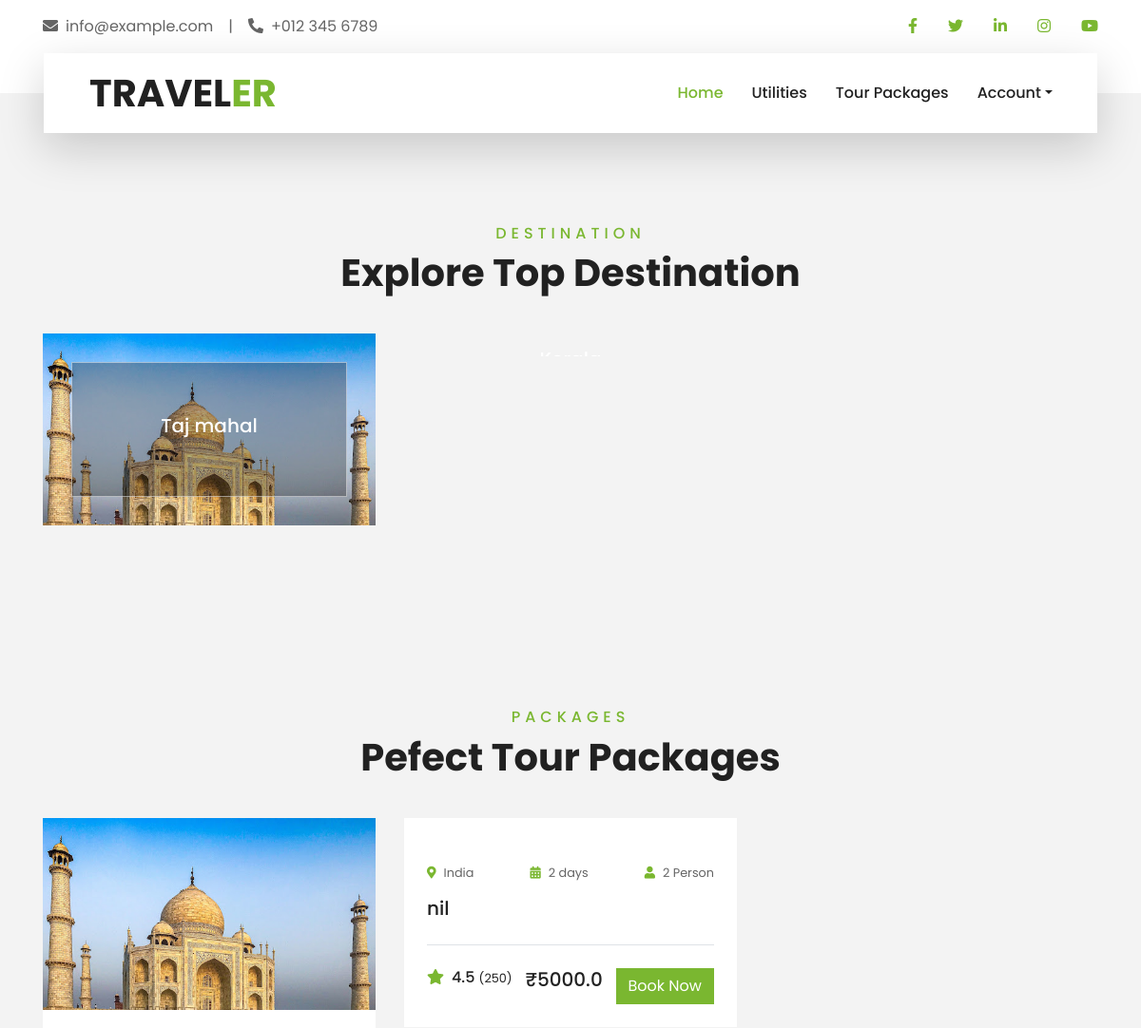
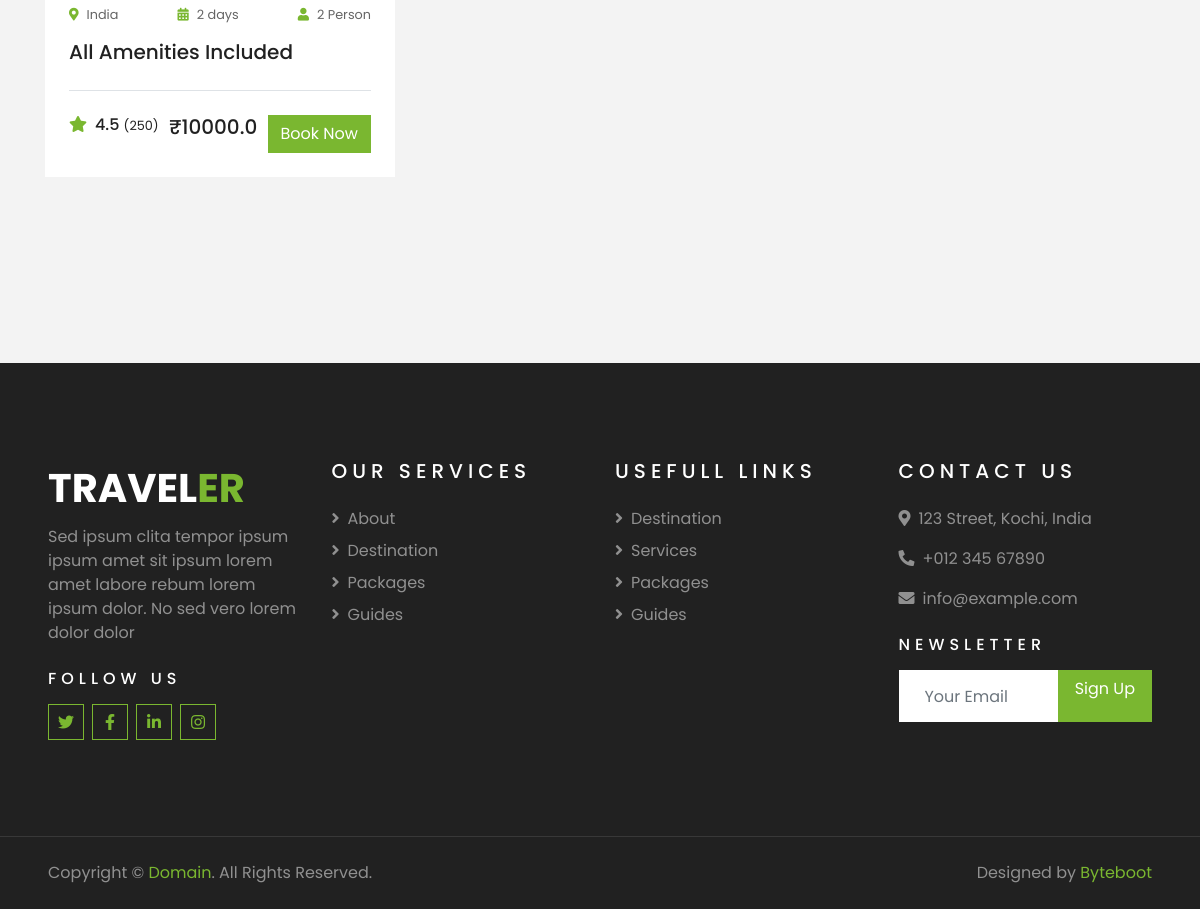
Screenshot of /OnContryClick/1 with the database file from the repository (2 pictures, top to bottom).
### Destinations/models.py (models this page shows, shortened)
class Destination(models.Model):
    destination_name = models.CharField(max_length=255)
    key_words = models.CharField(max_length=255)
    image = models.FileField(upload_to="destination_image")
    place = models.CharField(max_length=255)
    district = models.CharField(max_length=255)
    contry = models.ForeignKey(Contry, on_delete=models.CASCADE)
    date = models.DateField(auto_now_add=True)
    attractions = models.CharField(max_length=1000)
    address = models.TextField(max_length=1000)
    postel_code = models.IntegerField()

class Packages(models.Model):
    destination = models.ForeignKey(Destination, on_delete = models.CASCADE)
    key_words = models.CharField(max_length=255)
    image = models.FileField(upload_to="package_image")
    number_of_days = models.IntegerField()
    number_of_nights = models.IntegerField()
    number_of_persons = models.IntegerField()
    amount = models.FloatField()
    description = models.CharField(max_length=1000)
    raings = models.IntegerField(null=True,blank=True)
    number_of_rators = models.IntegerField(null=True,blank=True)

class Contry(models.Model):
    country_name = models.CharField(max_length=255)
    contry_image = models.FileField(upload_to="Contry_image")
    date = models.DateField(auto_now_add=True)
    def __str__(self):
        return self.country_name

### Home/views.py (the view)
# urls.py: path("OnContryClick/<int:pk>",views.OnContryClick,name="OnContryClick"),
def OnContryClick(request,pk):
    contry = Contry.objects.get(id=pk)
    desti = Destination.objects.filter(contry = contry)
    paki = []
    for i in desti:
        p = Packages.objects.filter(destination = i)
        for j in p:
            paki.append(j)
    context = {
        "desti":desti,
        "paki":paki
    }
    return render(request, "oncontryclick.html",context)

### templates/oncontryclick.html (shortened to what this page needs)
{% extends "index.html" %}
{% block content %}
<div class="container-fluid py-5">
    <div class="container pt-5 pb-3">
        <div class="text-center mb-3 pb-3">
            <h6 class="text-primary text-uppercase" style="letter-spacing: 5px;">Destination</h6>
            <h1>Explore Top Destination</h1>
        </div>
        <div class="row">
            {% for c in desti  %}
                <div class="col-lg-4 col-md-6 mb-4">
                    <div class="destination-item position-relative overflow-hidden mb-2">
                        <img class="img-fluid" src="{{c.image.url}}" alt="">
                        <a class="destination-overlay text-white text-decoration-none" href="{%url 'OnDestinationClick' c.id %}">
                            <h5 class="text-white">{{c.destination_name}}</h5>
                        </a>
                    </div>
                </div>
                {% endfor %}
        </div>
    </div>
</div>
<div class="container-fluid py-5">
    <div class="container pt-5 pb-3">
        <div class="text-center mb-3 pb-3">
            <h6 class="text-primary text-uppercase" style="letter-spacing: 5px;">Packages</h6>
            <h1>Pefect Tour Packages</h1>
        </div>
        <div class="row">
            {% for i in paki  %}
            <div class="col-lg-4 col-md-6 mb-4">
                <div class="package-item bg-white mb-2">
                    <img class="img-fluid" src="{{i.image.url}}" alt="">
                    <div class="p-4">
                        <div class="d-flex justify-content-between mb-3">
                            <small class="m-0"><i class="fa fa-map-marker-alt text-primary mr-2"></i>{{i.destination.contry}}</small>
                            <small class="m-0"><i class="fa fa-calendar-alt text-primary mr-2"></i>{{i.number_of_days}} days</small>
                            <small class="m-0"><i class="fa fa-user text-primary mr-2"></i>{{i.number_of_persons}} Person</small>
                        </div>
                        <a class="h5 text-decoration-none" href="">{{i.description}}</a>
                        <div class="border-top mt-4 pt-4">
                            <div class="d-flex justify-content-between">
                                <h6 class="m-0"><i class="fa fa-star text-primary mr-2"></i>4.5 <small>(250)</small></h6>
                                <h5 class="m-0">₹{{i.amount}}</h5>
                                <a class="btn btn-primary" href="{%url 'BookPackage' i.id %}">Book Now</a>
                            </div>
                        </div>
                    </div>
                </div>
            </div>
            {% endfor %}
        </div>
    </div>
</div>
{% endblock %}

### rows the page displays
Destination: image (picture), destination_name "Taj mahal"
Packages: image (picture), destination.contry "India", number_of_days "2", number_of_persons "2", description "All Amenities Included", amount "10000.0"
Packages: destination.contry "India", number_of_days "2", number_of_persons "2", description "nil", amount "5000.0"
